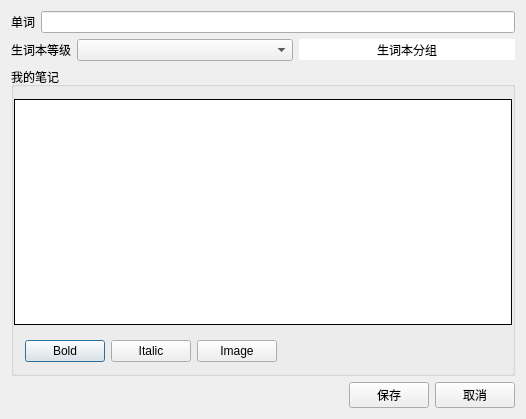
<?xml version="1.0" encoding="UTF-8"?>
<ui version="4.0">
 <class>StudyEditor</class>
 <widget class="QDialog" name="StudyEditor">
  <property name="geometry">
   <rect>
    <x>0</x>
    <y>0</y>
    <width>526</width>
    <height>419</height>
   </rect>
  </property>
  <property name="windowTitle">
   <string>编辑</string>
  </property>
  <layout class="QGridLayout" name="gridLayout_2">
   <item row="0" column="0">
    <layout class="QHBoxLayout" name="horizontalLayout">
     <item>
      <widget class="QLabel" name="label">
       <property name="text">
        <string>单词</string>
       </property>
      </widget>
     </item>
     <item>
      <widget class="QLineEdit" name="lineEdit">
       <property name="readOnly">
        <bool>true</bool>
       </property>
      </widget>
     </item>
    </layout>
   </item>
   <item row="1" column="0">
    <layout class="QHBoxLayout" name="horizontalLayout_2">
     <item>
      <widget class="QLabel" name="label_2">
       <property name="text">
        <string>生词本等级</string>
       </property>
      </widget>
     </item>
     <item>
      <widget class="QComboBox" name="comboBox_Rate">
       <property name="sizePolicy">
        <sizepolicy hsizetype="Expanding" vsizetype="Fixed">
         <horstretch>0</horstretch>
         <verstretch>0</verstretch>
        </sizepolicy>
       </property>
      </widget>
     </item>
     <item>
      <widget class="QToolButton" name="toolButton">
       <property name="sizePolicy">
        <sizepolicy hsizetype="Expanding" vsizetype="Fixed">
         <horstretch>0</horstretch>
         <verstretch>0</verstretch>
        </sizepolicy>
       </property>
       <property name="styleSheet">
        <string notr="true">background-color:white;border:1px</string>
       </property>
       <property name="text">
        <string>生词本分组</string>
       </property>
       <property name="autoExclusive">
        <bool>false</bool>
       </property>
       <property name="popupMode">
        <enum>QToolButton::InstantPopup</enum>
       </property>
       <property name="toolButtonStyle">
        <enum>Qt::ToolButtonTextOnly</enum>
       </property>
       <property name="autoRaise">
        <bool>false</bool>
       </property>
       <property name="arrowType">
        <enum>Qt::RightArrow</enum>
       </property>
      </widget>
     </item>
    </layout>
   </item>
   <item row="2" column="0">
    <widget class="QGroupBox" name="groupBox">
     <property name="title">
      <string>我的笔记</string>
     </property>
     <property name="flat">
      <bool>true</bool>
     </property>
     <layout class="QGridLayout" name="gridLayout">
      <property name="leftMargin">
       <number>0</number>
      </property>
      <property name="topMargin">
       <number>12</number>
      </property>
      <property name="rightMargin">
       <number>0</number>
      </property>
      <property name="bottomMargin">
       <number>0</number>
      </property>
      <property name="spacing">
       <number>0</number>
      </property>
      <item row="3" column="0">
       <layout class="QHBoxLayout" name="voiceLayout"/>
      </item>
      <item row="0" column="0">
       <widget class="QTextBrowser" name="textBrowser">
        <property name="frameShape">
         <enum>QFrame::Box</enum>
        </property>
        <property name="frameShadow">
         <enum>QFrame::Plain</enum>
        </property>
        <property name="lineWidth">
         <number>1</number>
        </property>
        <property name="readOnly">
         <bool>false</bool>
        </property>
       </widget>
      </item>
      <item row="4" column="0">
       <layout class="QHBoxLayout" name="imageLayout"/>
      </item>
      <item row="1" column="0">
       <spacer name="verticalSpacer">
        <property name="orientation">
         <enum>Qt::Vertical</enum>
        </property>
        <property name="sizeType">
         <enum>QSizePolicy::Fixed</enum>
        </property>
        <property name="sizeHint" stdset="0">
         <size>
          <width>20</width>
          <height>4</height>
         </size>
        </property>
       </spacer>
      </item>
      <item row="2" column="0">
       <widget class="QWidget" name="controlLayout" native="true">
        <layout class="QHBoxLayout" name="controlLayout_">
         <item>
          <widget class="QPushButton" name="pushButton_Bold">
           <property name="text">
            <string>Bold</string>
           </property>
          </widget>
         </item>
         <item>
          <widget class="QPushButton" name="pushButton_Italic">
           <property name="text">
            <string>Italic</string>
           </property>
          </widget>
         </item>
         <item>
          <widget class="QPushButton" name="pushButton_Image">
           <property name="text">
            <string>Image</string>
           </property>
          </widget>
         </item>
         <item>
          <spacer name="horizontalSpacer_2">
           <property name="orientation">
            <enum>Qt::Horizontal</enum>
           </property>
           <property name="sizeHint" stdset="0">
            <size>
             <width>40</width>
             <height>20</height>
            </size>
           </property>
          </spacer>
         </item>
        </layout>
       </widget>
      </item>
     </layout>
    </widget>
   </item>
   <item row="3" column="0">
    <layout class="QHBoxLayout" name="horizontalLayout_3">
     <item>
      <spacer name="horizontalSpacer">
       <property name="orientation">
        <enum>Qt::Horizontal</enum>
       </property>
       <property name="sizeHint" stdset="0">
        <size>
         <width>40</width>
         <height>20</height>
        </size>
       </property>
      </spacer>
     </item>
     <item>
      <widget class="QPushButton" name="pushButton_OK">
       <property name="text">
        <string>保存</string>
       </property>
      </widget>
     </item>
     <item>
      <widget class="QPushButton" name="pushButton_Cancel">
       <property name="text">
        <string>取消</string>
       </property>
      </widget>
     </item>
    </layout>
   </item>
  </layout>
 </widget>
 <layoutdefault spacing="6" margin="11"/>
 <resources/>
 <connections/>
</ui>
